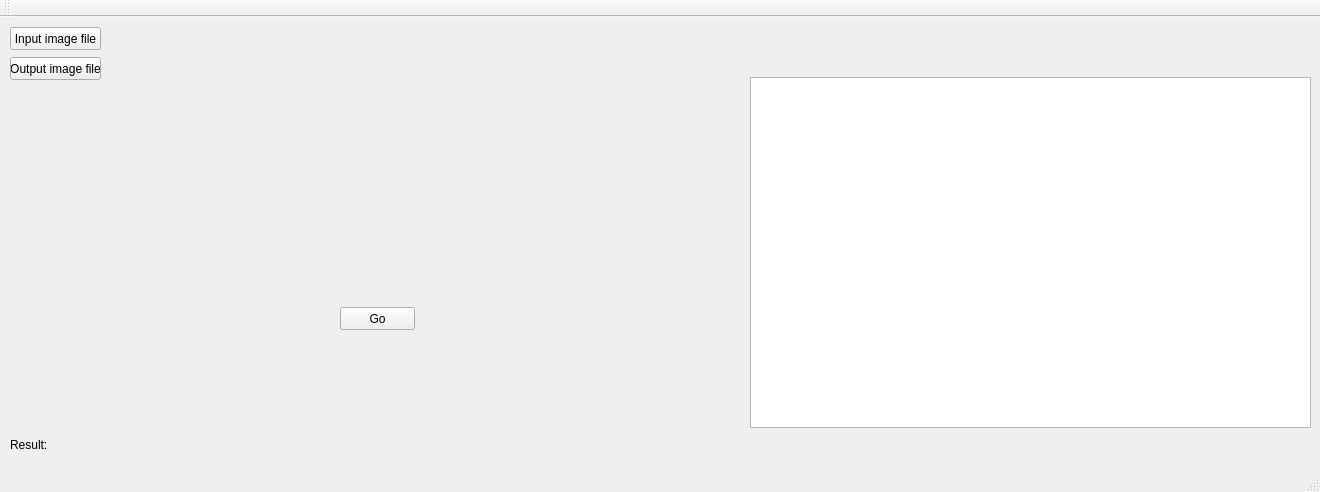
<?xml version="1.0" encoding="UTF-8"?>
<ui version="4.0">
 <class>MainWindow</class>
 <widget class="QMainWindow" name="MainWindow">
  <property name="geometry">
   <rect>
    <x>0</x>
    <y>0</y>
    <width>1320</width>
    <height>492</height>
   </rect>
  </property>
  <property name="windowTitle">
   <string>Hole filling</string>
  </property>
  <widget class="QWidget" name="centralWidget">
   <widget class="QPushButton" name="pushButtonInputFile">
    <property name="geometry">
     <rect>
      <x>10</x>
      <y>10</y>
      <width>91</width>
      <height>23</height>
     </rect>
    </property>
    <property name="text">
     <string>Input image file</string>
    </property>
   </widget>
   <widget class="QLabel" name="labelInputFile">
    <property name="geometry">
     <rect>
      <x>110</x>
      <y>10</y>
      <width>1201</width>
      <height>21</height>
     </rect>
    </property>
    <property name="text">
     <string/>
    </property>
   </widget>
   <widget class="QPushButton" name="pushButtonGo">
    <property name="geometry">
     <rect>
      <x>340</x>
      <y>290</y>
      <width>75</width>
      <height>23</height>
     </rect>
    </property>
    <property name="text">
     <string>Go</string>
    </property>
   </widget>
   <widget class="QLabel" name="label">
    <property name="geometry">
     <rect>
      <x>10</x>
      <y>420</y>
      <width>41</width>
      <height>16</height>
     </rect>
    </property>
    <property name="text">
     <string>Result:</string>
    </property>
   </widget>
   <widget class="QLabel" name="labelResult">
    <property name="geometry">
     <rect>
      <x>50</x>
      <y>420</y>
      <width>1371</width>
      <height>16</height>
     </rect>
    </property>
    <property name="text">
     <string/>
    </property>
   </widget>
   <widget class="QTextEdit" name="textEdit">
    <property name="geometry">
     <rect>
      <x>750</x>
      <y>60</y>
      <width>561</width>
      <height>351</height>
     </rect>
    </property>
   </widget>
   <widget class="QPushButton" name="pushButtonOutputFile">
    <property name="geometry">
     <rect>
      <x>10</x>
      <y>40</y>
      <width>91</width>
      <height>23</height>
     </rect>
    </property>
    <property name="text">
     <string>Output image file</string>
    </property>
   </widget>
   <widget class="QLabel" name="labelOutputFile">
    <property name="geometry">
     <rect>
      <x>110</x>
      <y>40</y>
      <width>1201</width>
      <height>21</height>
     </rect>
    </property>
    <property name="text">
     <string/>
    </property>
   </widget>
  </widget>
  <widget class="QMenuBar" name="menuBar">
   <property name="geometry">
    <rect>
     <x>0</x>
     <y>0</y>
     <width>1320</width>
     <height>18</height>
    </rect>
   </property>
  </widget>
  <widget class="QToolBar" name="mainToolBar">
   <attribute name="toolBarArea">
    <enum>TopToolBarArea</enum>
   </attribute>
   <attribute name="toolBarBreak">
    <bool>false</bool>
   </attribute>
  </widget>
  <widget class="QStatusBar" name="statusBar"/>
 </widget>
 <layoutdefault spacing="6" margin="11"/>
 <resources/>
 <connections>
  <connection>
   <sender>pushButtonOutputFile</sender>
   <signal>clicked()</signal>
   <receiver>MainWindow</receiver>
   <slot>outputFileSelecter()</slot>
   <hints>
    <hint type="sourcelabel">
     <x>31</x>
     <y>84</y>
    </hint>
    <hint type="destinationlabel">
     <x>56</x>
     <y>207</y>
    </hint>
   </hints>
  </connection>
  <connection>
   <sender>pushButtonInputFile</sender>
   <signal>clicked()</signal>
   <receiver>MainWindow</receiver>
   <slot>inputFileSelecter()</slot>
   <hints>
    <hint type="sourcelabel">
     <x>62</x>
     <y>43</y>
    </hint>
    <hint type="destinationlabel">
     <x>262</x>
     <y>59</y>
    </hint>
   </hints>
  </connection>
  <connection>
   <sender>pushButtonGo</sender>
   <signal>clicked()</signal>
   <receiver>MainWindow</receiver>
   <slot>holefiller()</slot>
   <hints>
    <hint type="sourcelabel">
     <x>408</x>
     <y>331</y>
    </hint>
    <hint type="destinationlabel">
     <x>489</x>
     <y>333</y>
    </hint>
   </hints>
  </connection>
 </connections>
 <slots>
  <slot>outputFileSelecter()</slot>
  <slot>inputFileSelecter()</slot>
  <slot>holefiller()</slot>
 </slots>
 <buttongroups>
  <buttongroup name="buttonGroupMethod"/>
 </buttongroups>
</ui>
